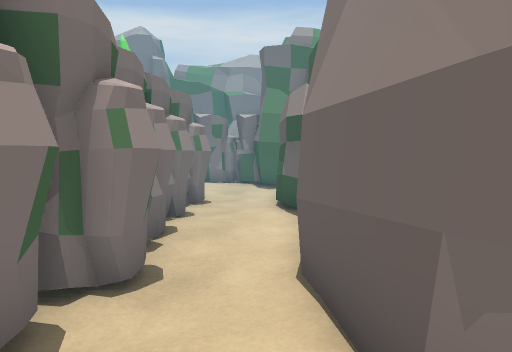
view 1 (above)

18 first-person views from a walk through a 3-D level made in the Unity game engine. The camera is 1.4 m above the floor, tilts 4° down and sees 75° across. The floor is counted in squares, 1 m on a side. Each view is taken from the middle of a square. On the plan, view 1 faces up. The plan holds only what a view shows up to about 15 squares ahead; the rest is blank. The place goes on beyond the plan. The player character is not drawn. Some surface patterns are stand-ins.

view 2
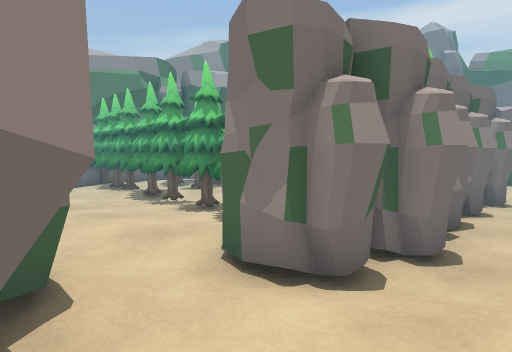

view 3
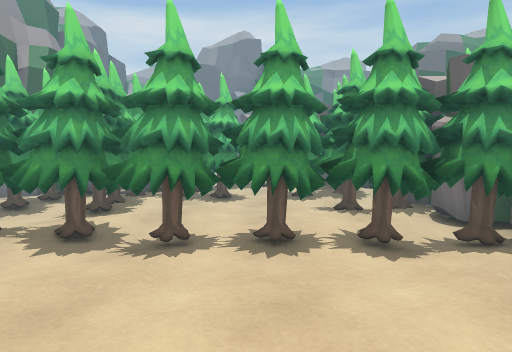

view 4
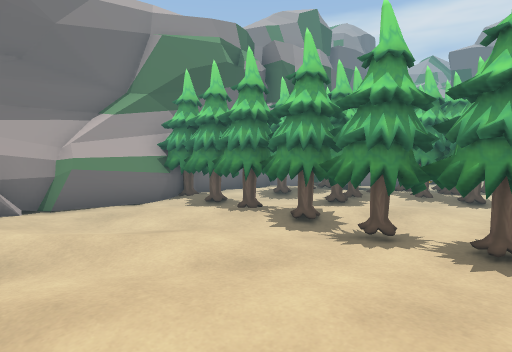

view 5
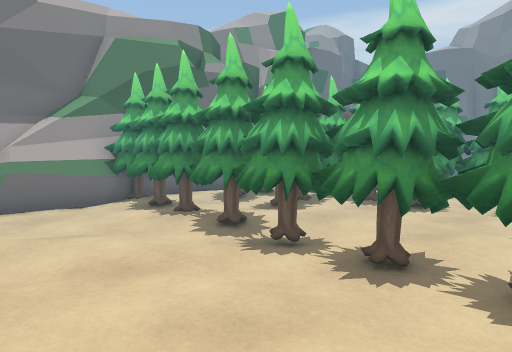

view 6
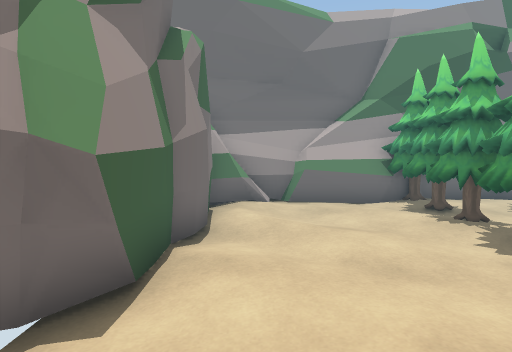

view 7
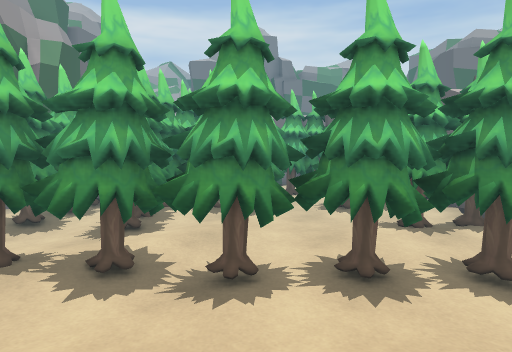

view 8
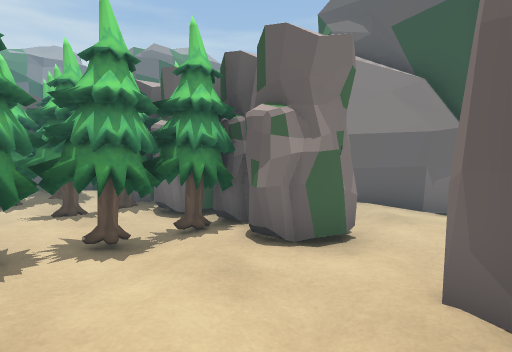

view 9
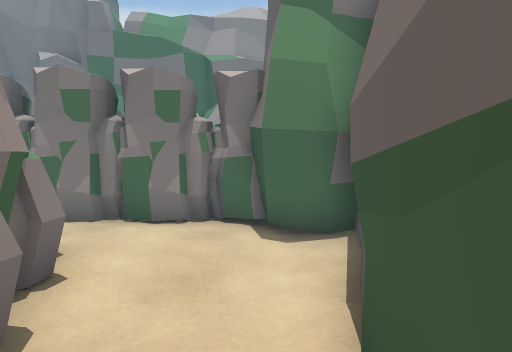

view 10
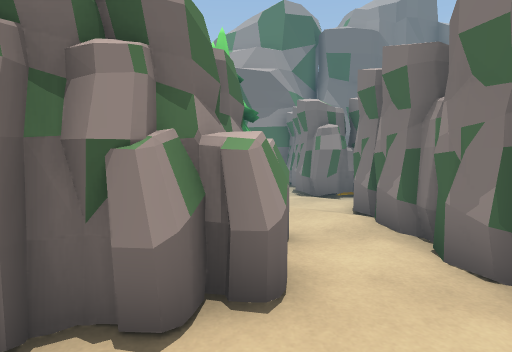

view 11
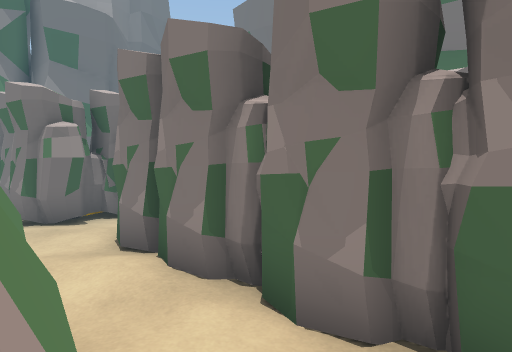

view 12
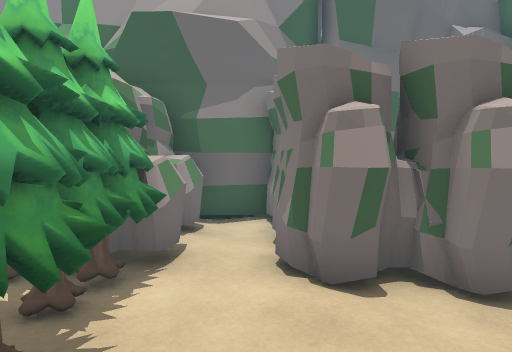

view 13
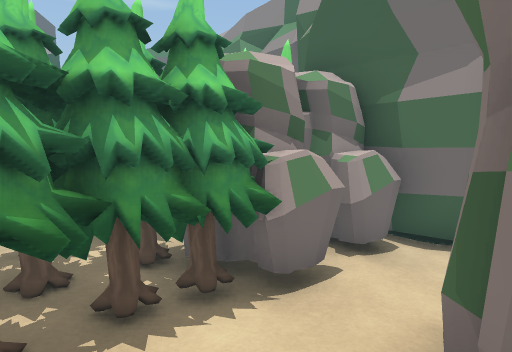

view 14
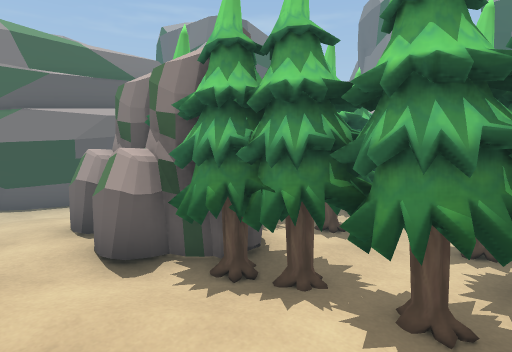

view 15
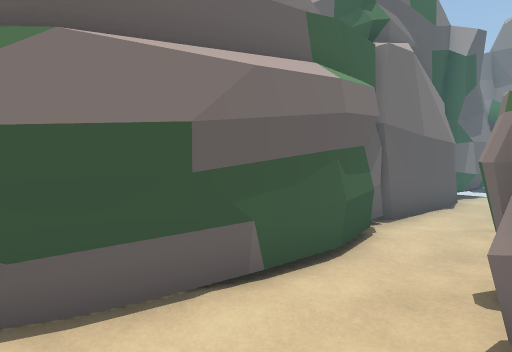

view 16
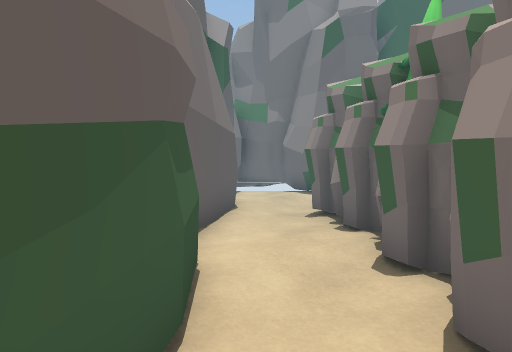

view 17
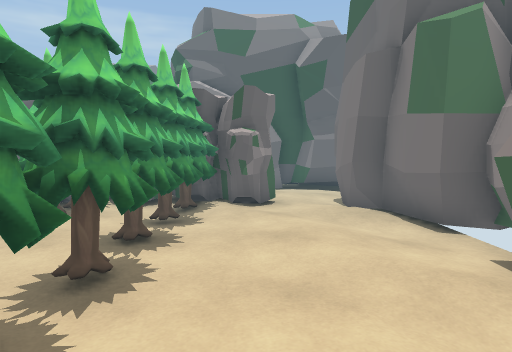

view 18
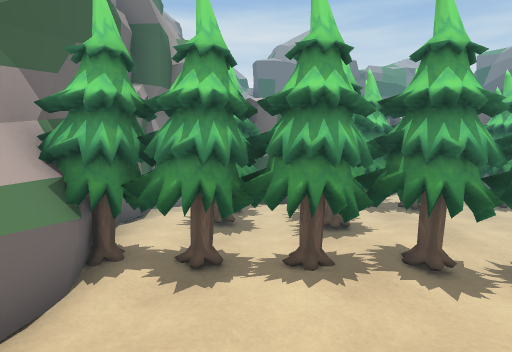

### Floor plan
Points are (right, up) in squares from view 1. A wall is a line through its corners. A room is listed if a view was taken in it or the views show most of it. See-through windows are left out.
Room 1 (views 1, 2, 3, 4, 5, 6, 7, 8, 9, 10, 11, 12, 13, 14, 15, 16, 17, 18)
walls: (-13.7, 9.1) (-14.7, 8.5) (-14.6, 7.7); (-13.6, 11.8) (-13.6, 10.9); (0.6, 8.5) (0.9, 11.1); (0.7, 10.3) (1.3, 12.7); (-14.8, 8.5) (-14.7, 7.9) (-14.7, 7.4); (1, 7.1) (0.5, 7.7); (1, 7.1) (0.7, 7.8) (0.6, 8.8); (-14.2, 13.4) (-13.9, 11.4); (1.1, 6.1) (1.2, 6.8); (-13.9, 3.5) (-14.1, 0.9); (0.7, 4.6) (1.2, 5.8); (-14.1, 3.5) (-14.2, 1.5); (0.5, 3.6) (1.1, 6); (1.4, 13.6) (0.1, 13.8) (0, 14.5); (-14.5, 2.9) (-14.4, 1.4); (1.4, 13.8) (0.2, 14); (-4.1, -0.3) (-3.6, -0.1); (-14.7, 2.6) (-14.6, 1.6); (-7.6, -1.2) (-7.6, -1.7); (-7.9, -1.2) (-7.4, -1.7); (-14.4, 1.9) (-14.4, 1.1); (-5.3, -1.2) (-4.2, -1) (-4, -0.1) (-3.3, -0.1); (-5.1, -1.2) (-4.2, -1.2); (-5, -1.2) (-4.5, -1.1); (-10.7, -0.9) (-9.9, -1.4); (-5.7, -1.5) (-4.9, -1.1); (-14.8, 1.8) (-14.4, -1); (-14.2, 1.2) (-14.3, 1.1); (-11.2, -0.8) (-10.3, -1); (-14.3, 1.2) (-14.1, -0.7); (-1.7, -0.3) (-1.1, -1.4); (-1.7, -0.3) (-0.9, -2); (-4.8, -1.5) (-4.2, -1); (-10.3, -1.3) (-9.1, -1.1); (-6.7, -2) (-6.2, -2.1); (-6.4, -2) (-6, -2.2) (-5.7, -1.5) (-5.2, -1.3); (-6.5, -2.2) (-6, -2.4); (-13.5, -0.3) (-13.2, -1.2); (-12.8, -0.9) (-12.3, -1); (-12.7, -1) (-11.1, -0.9) (-10.5, -0.9) (-10, -1.2) (-7.6, -1.2) (-7.4, -1.8); (1.3, 1) (0.9, 1.5) (0.4, 3.4); (-13.5, -0.6) (-13.2, -1.2); (0.6, -0.2) (1.7, 0.3); (-1.2, -1.9) (0.4, -2.6); (-1.1, -2.1) (-0.7, -2.2) (-0.3, -2.2); (-0.4, -2.1) (0.2, -2.3); (-0.5, -2.3) (0, -2.4); (0.6, -1.8) (0.7, 0.1)
low walls: (0.7, 10.1) (1.5, 12.6); (-14.9, 7.1) (-14.5, 5.5); (1.1, 13.8) (0.2, 14.2); (-3.3, -0.1) (-3.1, -0.7); (-8, -1.1) (-7.6, -1.8); (-8.3, -1.2) (-7.5, -1.9); (0.7, 2) (0.5, 3.6); (-5.7, -1.5) (-4.9, -1.3); (-13.6, 0.2) (-13.5, -0.3); (-2.1, -0.9) (-1.6, -1) (-1.2, -1.9); (-6.6, -2.3) (-6, -2.4); (-14, -0.1) (-13.5, -0.3); (-1.4, -1.7) (-1.2, -2.4); (0.3, -1) (0.4, 0); (0.8, -1) (0.9, 0.1)
ways out: gap at (-14, 7)
objects: tree (-14, 4) to (-13, 5); rock (-14, 14) to (-13, 15); tree (-13, 4) to (-12, 5); tree (-13, 6) to (-12, 7); tree (-13, 8) to (-12, 9); other object (-13, 9) to (-12, 11); rock (-13, 11) to (-12, 12); rock (-13, 13) to (-12, 13); other object (-13, 16) to (-12, 16); rock (-12, 15); tree (-11, 3) to (-11, 5); tree (-11, 6) to (-10, 7); tree (-11, 8) to (-10, 8); tree (-11, 9); tree (-11, 10) to (-10, 10); tree (-11, 11) to (-10, 12); rock (-11, 12); rock (-11, 13) to (-10, 15); rock (-11, 16) to (-9, 17); tree (-10, 3) to (-10, 5); tree (-10, 8) to (-9, 9); tree (-10, 11); tree (-9, 3) to (-8, 5); tree (-9, 9) to (-8, 10); tree (-9, 11) to (-8, 12); tree (-8, 8) to (-7, 9); rock (-8, 14) to (-7, 16); tree (-7, 3) to (-6, 5); tree (-7, 10) to (-6, 12); tree (-6, 6) to (-5, 7); tree (-6, 8) to (-6, 9); tree (-6, 12); rock (-6, 14) to (-4, 15); tree (-5, 3) to (-5, 5); tree (-5, 8) to (-4, 9); tree (-5, 10) to (-4, 10); tree (-5, 11) to (-4, 11); rock (-5, 12) to (-4, 12); rock (-4, 2) to (-2, 3); tree (-4, 3) to (-3, 4); rock (-4, 5); tree (-4, 6) to (-4, 7); rock (-4, 14) to (-3, 14); rock (-4, 16) to (-3, 16); rock (-3, 4) to (-1, 5); tree (-3, 6) to (-2, 7); rock (-3, 8) to (-1, 10); rock (-3, 11) to (-2, 11); rock (-3, 12); rock (-3, 14) to (-2, 16); rock (-1, 6); rock (-1, 7); rock (-1, 15) to (0, 15)

Positions as (right, up) in squares from view 1, and headings:
1: (0, 0), facing up
2: (0, -1), facing up-left
3: (-7, -1), facing up
4: (-6, -1), facing up-left
5: (-5, 0), facing up-left
6: (-5, 0), facing left
7: (-8, 0), facing up
8: (-7, -1), facing up-right
9: (0, 8), facing up
10: (0, 12), facing left
11: (-2, 12), facing up-left
12: (-6, 13), facing left
13: (-8, 14), facing down-left
14: (-9, 14), facing down-right
15: (-2, 13), facing down-right
16: (0, 11), facing down
17: (-12, 2), facing right
18: (-12, 0), facing up
